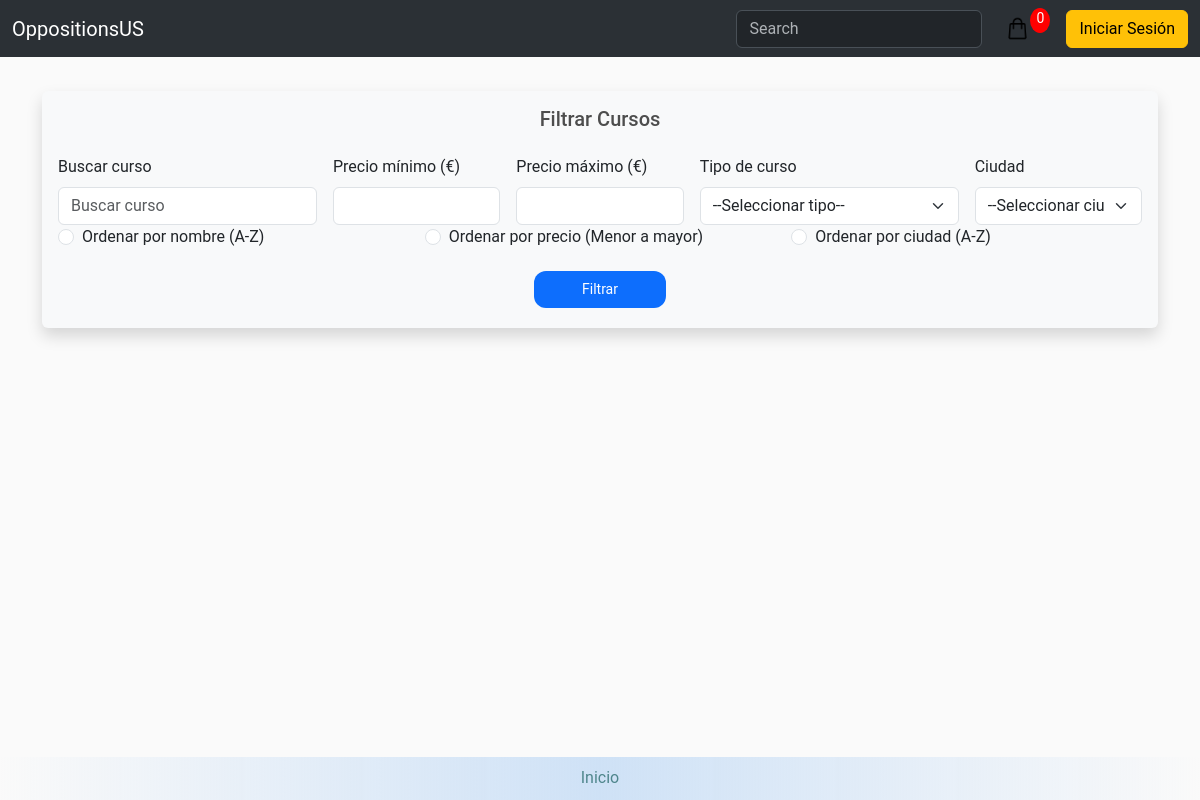
/store/, run on an earlier commit of the app's database.
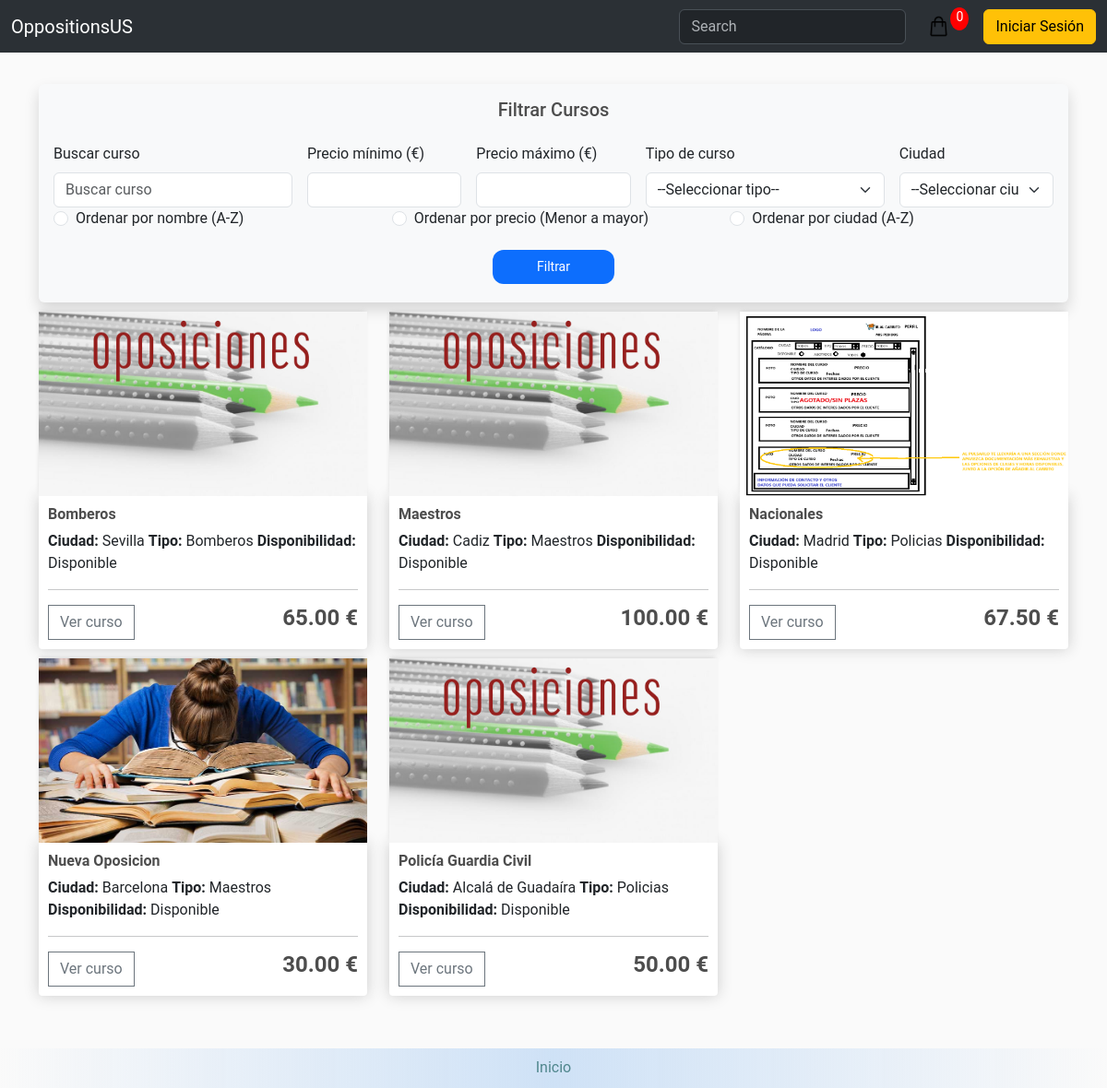
And on a later commit of the database.
### store/models.py (models this page shows, shortened)
class Course(models.Model):
    name = models.CharField(max_length=200, null=False, blank=False)
    image = models.ImageField(upload_to='courses')
    price = models.DecimalField(max_digits=7, decimal_places=2, null=False, blank=False, validators=[MinValueValidator(0)])
    details = models.CharField(max_length=200, null=True, blank=True)
    city = models.CharField(max_length=200, null=False, blank=False)
    course_type = models.ForeignKey(CourseType, null=True, on_delete=models.SET_NULL)
    is_available = models.BooleanField(default=True)
    start_date = models.DateField(null=False, blank=False)
    end_date = models.DateField(null=False, blank=False)
    class Meta:
        verbose_name = 'Course'
        verbose_name_plural = 'Courses'
        ordering = ['name']

class CourseType(models.Model):
    name = models.CharField(max_length=50, unique=True, null=False, blank=False)
    def __str__(self):
        return self.name
    class Meta:
        verbose_name = 'Course type'
        verbose_name_plural = 'Course types'
        ordering = ['name']

### store/views.py (the view)
# urls.py: path('', include('store.urls'))
def store(request):
    query = request.GET.get('q', '')
    course_types = CourseType.objects.all()  # Para los filtros de tipo de curso
    price_min = request.GET.get('price_min', '')
    price_max = request.GET.get('price_max', '')
    course_type_id = request.GET.get('course_type', '')
    city = request.GET.get('city', '')
    sort_order = request.GET.get('sort_order', None)
    filters = {}
    filters_applied = ""
    if price_min:
        filters['price__gte'] = price_min
        filters_applied += f"Precio mínimo: {price_min}. "
    if price_max:
        filters['price__lte'] = price_max
        filters_applied += f"Precio máximo: {price_max}. "
    if course_type_id:
        course_type = course_types.get(id=course_type_id)
        filters['course_type__id'] = course_type_id
        filters_applied += f"Tipo de curso: {course_type.name}. "
    if city:
        filters['city__icontains'] = city
        filters_applied += f"Ciudad: {city}. "
    cart = cartData(request)
    if request.user.is_authenticated:
        customer = request.user.customer
        order, created = Order.objects.get_or_create(customer=customer, status=Status.objects.get(name='No realizado'))
        items = order.orderitem_set.all()
        cartItems = order.get_cart_items
    else:
        customer = None
        items = []
        order = {'get_cart_total': 0, 'get_cart_items': 0}
        cartItems = order['get_cart_items']
    courses = Course.objects.filter(name__icontains=query, **filters)
    if sort_order == 'name':
        courses = courses.order_by('name')
    elif sort_order == 'price':
        courses = courses.order_by('price')
    elif sort_order == 'city':
        courses = courses.order_by('city')
    city_list = set(
        city.strip().lower() for city in Course.objects.values_list('city', flat=True).distinct()
    )
    context = {
        'courses': courses,
        'customer': customer,
        'query': query,
        'course_types': course_types,
        'city_list': city_list,
        'course_type_id': course_type_id,
        'city': city,
        'price_min': price_min,
        'price_max': price_max,
        'filters_applied': filters_applied,
        'cartItems': cart['cartItems'],
        'sort_order': sort_order,  # Pasa el valor de la opción seleccionada
    }
    return render(request, 'store/store.html', context)

### store/utils.py (called while the page is built, shortened)
def cookieCart(request):
    try:
        cart = json.loads(request.COOKIES['cart'])
    except:
        cart = {}
    items = []
    order = {'get_cart_total': 0, 'get_cart_items': 0}
    cartItems = order['get_cart_items']
    return {'cartItems': cartItems, 'order': order, 'items': items}

def cartData(request):
    if request.user.is_authenticated:
        customer = request.user.customer
        order, created = Order.objects.get_or_create(customer = customer, status=Status.objects.get(name='No realizado'))
        cartItems = order.get_cart_items
        items = order.orderitem_set.all()
    else:
        cookieData = cookieCart(request)
        cartItems = cookieData['cartItems']
        order = cookieData['order']
        items = cookieData['items']
    return {'cartItems': cartItems, 'order': order, 'items': items}

### store/templates/store/store.html (shortened to what the changed rows need)
{% extends 'store/main.html' %}
{% load static %}
{% block content %}
<div class="row">
    {% for course in courses %}
        <div class="col-lg-4">
            <a href="{% url 'details' course.id %}">
                {% if course.image %}
                    <img class="thumbnail" src="{{ course.image.url }}">
                {% else %}
                    <img class="thumbnail" src="/products/placeholder.png">
                {% endif %}
            </a>
            <div class="box-element product">
                <h6><strong>{{ course.name }}</strong></h6>
                <h8><strong>Ciudad:</strong> {{ course.city }}</h8>
                <h8><strong>Tipo:</strong> {{ course.course_type }}</h8>
                <h8><strong>Disponibilidad:</strong> {{ course.is_available|yesno:"Disponible,No disponible" }}</h8>
                <hr>
                <a href="{% url 'details' course.id %}">
                    <button class="btn btn-outline-secondary add-btn">Ver curso</button>
                </a>
                <h4 style="display: inline-block; float: right;"><strong>
                    {{ course.price|floatformat:2 }} €
                </strong></h4>
            </div>
        </div>
    {% endfor %}
</div>
{% endblock content %}

What changed in the data, as far as the page shows it:
added Course: image (placeholder picture), name "Bomberos", city "Sevilla", course_type "Bomberos", is_available "Disponible", price "65.00"
added Course: image (placeholder picture), name "Maestros", city "Cadiz", course_type "Maestros", is_available "Disponible", price "100.00"
added Course: image (picture), name "Nacionales", city "Madrid", course_type "Policias", is_available "Disponible", price "67.50"
added Course: image (picture), name "Nueva Oposicion", city "Barcelona", course_type "Maestros", is_available "Disponible", price "30.00"
added Course: image (placeholder picture), name "Policía Guardia Civil", city "Alcalá de Guadaíra", course_type "Policias", is_available "Disponible", price "50.00"
